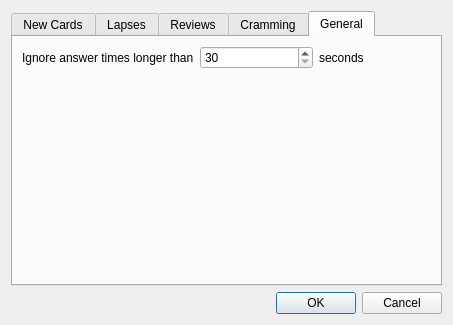
<?xml version="1.0" encoding="UTF-8"?>
<ui version="4.0">
 <class>Dialog</class>
 <widget class="QDialog" name="Dialog">
  <property name="geometry">
   <rect>
    <x>0</x>
    <y>0</y>
    <width>453</width>
    <height>325</height>
   </rect>
  </property>
  <layout class="QVBoxLayout" name="verticalLayout">
   <item>
    <widget class="QTabWidget" name="tabWidget">
     <property name="currentIndex">
      <number>4</number>
     </property>
     <widget class="QWidget" name="tab">
      <attribute name="title">
       <string>New Cards</string>
      </attribute>
      <layout class="QVBoxLayout" name="verticalLayout_2">
       <item>
        <layout class="QGridLayout" name="gridLayout">
         <item row="1" column="0">
          <widget class="QLabel" name="label_4">
           <property name="text">
            <string>Graduating interval</string>
           </property>
          </widget>
         </item>
         <item row="1" column="1">
          <widget class="QSpinBox" name="lrnGradInt"/>
         </item>
         <item row="1" column="2">
          <widget class="QLabel" name="label_7">
           <property name="sizePolicy">
            <sizepolicy hsizetype="Expanding" vsizetype="Preferred">
             <horstretch>0</horstretch>
             <verstretch>0</verstretch>
            </sizepolicy>
           </property>
           <property name="text">
            <string>days</string>
           </property>
          </widget>
         </item>
         <item row="2" column="0">
          <widget class="QLabel" name="label_5">
           <property name="text">
            <string>Easy</string>
           </property>
          </widget>
         </item>
         <item row="2" column="1">
          <widget class="QSpinBox" name="lrnEasyInt"/>
         </item>
         <item row="2" column="2">
          <widget class="QLabel" name="label_9">
           <property name="text">
            <string>days</string>
           </property>
          </widget>
         </item>
         <item row="3" column="0">
          <widget class="QLabel" name="label_6">
           <property name="text">
            <string>Easy on first sight</string>
           </property>
          </widget>
         </item>
         <item row="3" column="1">
          <widget class="QSpinBox" name="lrnFirstInt"/>
         </item>
         <item row="3" column="2">
          <widget class="QLabel" name="label_8">
           <property name="text">
            <string>days</string>
           </property>
          </widget>
         </item>
         <item row="4" column="0">
          <widget class="QLabel" name="label_3">
           <property name="text">
            <string>Starting factor</string>
           </property>
          </widget>
         </item>
         <item row="0" column="0">
          <widget class="QLabel" name="label_2">
           <property name="text">
            <string>Steps (in minutes)</string>
           </property>
          </widget>
         </item>
         <item row="0" column="1" colspan="2">
          <widget class="QLineEdit" name="lrnSteps"/>
         </item>
         <item row="4" column="1">
          <widget class="QSpinBox" name="lrnFactor">
           <property name="minimum">
            <number>130</number>
           </property>
           <property name="maximum">
            <number>1000</number>
           </property>
           <property name="singleStep">
            <number>5</number>
           </property>
          </widget>
         </item>
         <item row="4" column="2">
          <widget class="QLabel" name="label_27">
           <property name="text">
            <string>%</string>
           </property>
          </widget>
         </item>
        </layout>
       </item>
       <item>
        <spacer name="verticalSpacer">
         <property name="orientation">
          <enum>Qt::Vertical</enum>
         </property>
         <property name="sizeHint" stdset="0">
          <size>
           <width>20</width>
           <height>40</height>
          </size>
         </property>
        </spacer>
       </item>
      </layout>
     </widget>
     <widget class="QWidget" name="tab_2">
      <attribute name="title">
       <string>Lapses</string>
      </attribute>
      <layout class="QVBoxLayout" name="verticalLayout_3">
       <item>
        <layout class="QGridLayout" name="gridLayout_2">
         <item row="0" column="0">
          <widget class="QLabel" name="label_17">
           <property name="text">
            <string>Steps (in minutes)</string>
           </property>
          </widget>
         </item>
         <item row="0" column="1" colspan="2">
          <widget class="QLineEdit" name="lapSteps"/>
         </item>
         <item row="1" column="0">
          <widget class="QLabel" name="label">
           <property name="text">
            <string>New interval</string>
           </property>
          </widget>
         </item>
         <item row="3" column="0">
          <widget class="QLabel" name="label_10">
           <property name="text">
            <string>Leech threshold</string>
           </property>
          </widget>
         </item>
         <item row="3" column="1">
          <widget class="QSpinBox" name="leechThreshold"/>
         </item>
         <item row="3" column="2">
          <widget class="QLabel" name="label_11">
           <property name="sizePolicy">
            <sizepolicy hsizetype="Expanding" vsizetype="Preferred">
             <horstretch>0</horstretch>
             <verstretch>0</verstretch>
            </sizepolicy>
           </property>
           <property name="text">
            <string>lapses</string>
           </property>
          </widget>
         </item>
         <item row="4" column="0">
          <widget class="QLabel" name="label_12">
           <property name="text">
            <string>Leech action</string>
           </property>
          </widget>
         </item>
         <item row="5" column="0" colspan="3">
          <widget class="QCheckBox" name="lapRelearn">
           <property name="text">
            <string>Automatically relearn lapsed cards</string>
           </property>
          </widget>
         </item>
         <item row="2" column="1">
          <widget class="QSpinBox" name="lapMinInt">
           <property name="minimum">
            <number>1</number>
           </property>
           <property name="maximum">
            <number>99</number>
           </property>
          </widget>
         </item>
         <item row="2" column="0">
          <widget class="QLabel" name="label_13">
           <property name="text">
            <string>Minimum interval</string>
           </property>
          </widget>
         </item>
         <item row="2" column="2">
          <widget class="QLabel" name="label_14">
           <property name="text">
            <string>days</string>
           </property>
          </widget>
         </item>
         <item row="4" column="1" colspan="2">
          <layout class="QHBoxLayout" name="horizontalLayout">
           <item>
            <widget class="QComboBox" name="leechAction">
             <item>
              <property name="text">
               <string>Suspend Card</string>
              </property>
             </item>
             <item>
              <property name="text">
               <string>Tag Only</string>
              </property>
             </item>
            </widget>
           </item>
           <item>
            <spacer name="horizontalSpacer">
             <property name="orientation">
              <enum>Qt::Horizontal</enum>
             </property>
             <property name="sizeHint" stdset="0">
              <size>
               <width>40</width>
               <height>20</height>
              </size>
             </property>
            </spacer>
           </item>
          </layout>
         </item>
         <item row="1" column="2">
          <widget class="QLabel" name="label_28">
           <property name="text">
            <string>%</string>
           </property>
          </widget>
         </item>
         <item row="1" column="1">
          <widget class="QSpinBox" name="lapMult">
           <property name="maximum">
            <number>100</number>
           </property>
           <property name="singleStep">
            <number>5</number>
           </property>
          </widget>
         </item>
        </layout>
       </item>
       <item>
        <spacer name="verticalSpacer_2">
         <property name="orientation">
          <enum>Qt::Vertical</enum>
         </property>
         <property name="sizeHint" stdset="0">
          <size>
           <width>20</width>
           <height>72</height>
          </size>
         </property>
        </spacer>
       </item>
      </layout>
     </widget>
     <widget class="QWidget" name="tab_3">
      <attribute name="title">
       <string>Reviews</string>
      </attribute>
      <layout class="QVBoxLayout" name="verticalLayout_4">
       <item>
        <layout class="QGridLayout" name="gridLayout_3">
         <item row="0" column="0">
          <widget class="QLabel" name="label_15">
           <property name="text">
            <string>Space siblings by up to</string>
           </property>
          </widget>
         </item>
         <item row="0" column="1">
          <widget class="QSpinBox" name="revSpace">
           <property name="maximum">
            <number>100</number>
           </property>
           <property name="singleStep">
            <number>5</number>
           </property>
          </widget>
         </item>
         <item row="0" column="2">
          <widget class="QLabel" name="label_18">
           <property name="sizePolicy">
            <sizepolicy hsizetype="Expanding" vsizetype="Preferred">
             <horstretch>0</horstretch>
             <verstretch>0</verstretch>
            </sizepolicy>
           </property>
           <property name="text">
            <string>%</string>
           </property>
          </widget>
         </item>
         <item row="1" column="0">
          <widget class="QLabel" name="label_16">
           <property name="text">
            <string>Minimum sibling range</string>
           </property>
          </widget>
         </item>
         <item row="1" column="2">
          <widget class="QLabel" name="label_19">
           <property name="text">
            <string>days</string>
           </property>
          </widget>
         </item>
         <item row="2" column="0">
          <widget class="QLabel" name="label_20">
           <property name="text">
            <string>Easy bonus</string>
           </property>
          </widget>
         </item>
         <item row="2" column="2">
          <widget class="QLabel" name="label_21">
           <property name="text">
            <string>%</string>
           </property>
          </widget>
         </item>
         <item row="1" column="1">
          <widget class="QSpinBox" name="revMinSpace"/>
         </item>
         <item row="2" column="1">
          <widget class="QSpinBox" name="easyBonus">
           <property name="minimum">
            <number>100</number>
           </property>
           <property name="maximum">
            <number>1000</number>
           </property>
           <property name="singleStep">
            <number>5</number>
           </property>
          </widget>
         </item>
        </layout>
       </item>
       <item>
        <spacer name="verticalSpacer_3">
         <property name="orientation">
          <enum>Qt::Vertical</enum>
         </property>
         <property name="sizeHint" stdset="0">
          <size>
           <width>20</width>
           <height>152</height>
          </size>
         </property>
        </spacer>
       </item>
      </layout>
     </widget>
     <widget class="QWidget" name="tab_4">
      <attribute name="title">
       <string>Cramming</string>
      </attribute>
      <layout class="QVBoxLayout" name="verticalLayout_5">
       <item>
        <layout class="QGridLayout" name="gridLayout_4">
         <item row="0" column="0">
          <widget class="QLabel" name="label_22">
           <property name="text">
            <string>Steps (in minutes)</string>
           </property>
          </widget>
         </item>
         <item row="0" column="1" colspan="2">
          <widget class="QLineEdit" name="cramSteps"/>
         </item>
         <item row="3" column="0">
          <widget class="QLabel" name="label_23">
           <property name="text">
            <string>New interval</string>
           </property>
          </widget>
         </item>
         <item row="2" column="0" colspan="3">
          <widget class="QCheckBox" name="cramReset">
           <property name="text">
            <string>Reset interval of cards failed during cram</string>
           </property>
          </widget>
         </item>
         <item row="4" column="1">
          <widget class="QSpinBox" name="cramMinInt">
           <property name="enabled">
            <bool>false</bool>
           </property>
           <property name="minimum">
            <number>1</number>
           </property>
          </widget>
         </item>
         <item row="4" column="0">
          <widget class="QLabel" name="label_24">
           <property name="text">
            <string>Minimal interval</string>
           </property>
          </widget>
         </item>
         <item row="1" column="0" colspan="3">
          <widget class="QCheckBox" name="cramBoost">
           <property name="text">
            <string>Boost regular interval</string>
           </property>
          </widget>
         </item>
         <item row="3" column="1">
          <widget class="QSpinBox" name="cramMult">
           <property name="enabled">
            <bool>false</bool>
           </property>
           <property name="maximum">
            <number>100</number>
           </property>
           <property name="singleStep">
            <number>5</number>
           </property>
          </widget>
         </item>
         <item row="4" column="2">
          <widget class="QLabel" name="label_29">
           <property name="text">
            <string>days</string>
           </property>
          </widget>
         </item>
         <item row="3" column="2">
          <widget class="QLabel" name="label_30">
           <property name="sizePolicy">
            <sizepolicy hsizetype="Expanding" vsizetype="Preferred">
             <horstretch>0</horstretch>
             <verstretch>0</verstretch>
            </sizepolicy>
           </property>
           <property name="text">
            <string>%</string>
           </property>
          </widget>
         </item>
        </layout>
       </item>
       <item>
        <spacer name="verticalSpacer_4">
         <property name="orientation">
          <enum>Qt::Vertical</enum>
         </property>
         <property name="sizeHint" stdset="0">
          <size>
           <width>20</width>
           <height>93</height>
          </size>
         </property>
        </spacer>
       </item>
      </layout>
     </widget>
     <widget class="QWidget" name="tab_5">
      <attribute name="title">
       <string>General</string>
      </attribute>
      <layout class="QVBoxLayout" name="verticalLayout_6">
       <item>
        <layout class="QGridLayout" name="gridLayout_5">
         <item row="0" column="0">
          <widget class="QLabel" name="label_25">
           <property name="text">
            <string>Ignore answer times longer than</string>
           </property>
          </widget>
         </item>
         <item row="0" column="1">
          <widget class="QSpinBox" name="maxTaken">
           <property name="minimum">
            <number>30</number>
           </property>
           <property name="maximum">
            <number>3600</number>
           </property>
           <property name="singleStep">
            <number>10</number>
           </property>
          </widget>
         </item>
         <item row="0" column="2">
          <widget class="QLabel" name="label_26">
           <property name="text">
            <string>seconds</string>
           </property>
          </widget>
         </item>
        </layout>
       </item>
       <item>
        <spacer name="verticalSpacer_5">
         <property name="orientation">
          <enum>Qt::Vertical</enum>
         </property>
         <property name="sizeHint" stdset="0">
          <size>
           <width>20</width>
           <height>199</height>
          </size>
         </property>
        </spacer>
       </item>
      </layout>
     </widget>
    </widget>
   </item>
   <item>
    <widget class="QDialogButtonBox" name="buttonBox">
     <property name="orientation">
      <enum>Qt::Horizontal</enum>
     </property>
     <property name="standardButtons">
      <set>QDialogButtonBox::Cancel|QDialogButtonBox::Ok</set>
     </property>
    </widget>
   </item>
  </layout>
 </widget>
 <tabstops>
  <tabstop>tabWidget</tabstop>
  <tabstop>lrnSteps</tabstop>
  <tabstop>lrnGradInt</tabstop>
  <tabstop>lrnEasyInt</tabstop>
  <tabstop>lrnFirstInt</tabstop>
  <tabstop>lrnFactor</tabstop>
  <tabstop>lapSteps</tabstop>
  <tabstop>lapMult</tabstop>
  <tabstop>lapMinInt</tabstop>
  <tabstop>leechThreshold</tabstop>
  <tabstop>leechAction</tabstop>
  <tabstop>lapRelearn</tabstop>
  <tabstop>revSpace</tabstop>
  <tabstop>revMinSpace</tabstop>
  <tabstop>easyBonus</tabstop>
  <tabstop>cramSteps</tabstop>
  <tabstop>cramBoost</tabstop>
  <tabstop>cramReset</tabstop>
  <tabstop>cramMult</tabstop>
  <tabstop>cramMinInt</tabstop>
  <tabstop>maxTaken</tabstop>
  <tabstop>buttonBox</tabstop>
 </tabstops>
 <resources/>
 <connections>
  <connection>
   <sender>buttonBox</sender>
   <signal>accepted()</signal>
   <receiver>Dialog</receiver>
   <slot>accept()</slot>
   <hints>
    <hint type="sourcelabel">
     <x>254</x>
     <y>320</y>
    </hint>
    <hint type="destinationlabel">
     <x>157</x>
     <y>274</y>
    </hint>
   </hints>
  </connection>
  <connection>
   <sender>buttonBox</sender>
   <signal>rejected()</signal>
   <receiver>Dialog</receiver>
   <slot>reject()</slot>
   <hints>
    <hint type="sourcelabel">
     <x>322</x>
     <y>320</y>
    </hint>
    <hint type="destinationlabel">
     <x>286</x>
     <y>274</y>
    </hint>
   </hints>
  </connection>
  <connection>
   <sender>cramReset</sender>
   <signal>toggled(bool)</signal>
   <receiver>cramMult</receiver>
   <slot>setEnabled(bool)</slot>
   <hints>
    <hint type="sourcelabel">
     <x>96</x>
     <y>103</y>
    </hint>
    <hint type="destinationlabel">
     <x>187</x>
     <y>133</y>
    </hint>
   </hints>
  </connection>
  <connection>
   <sender>cramReset</sender>
   <signal>toggled(bool)</signal>
   <receiver>cramMinInt</receiver>
   <slot>setEnabled(bool)</slot>
   <hints>
    <hint type="sourcelabel">
     <x>138</x>
     <y>103</y>
    </hint>
    <hint type="destinationlabel">
     <x>187</x>
     <y>168</y>
    </hint>
   </hints>
  </connection>
 </connections>
</ui>
